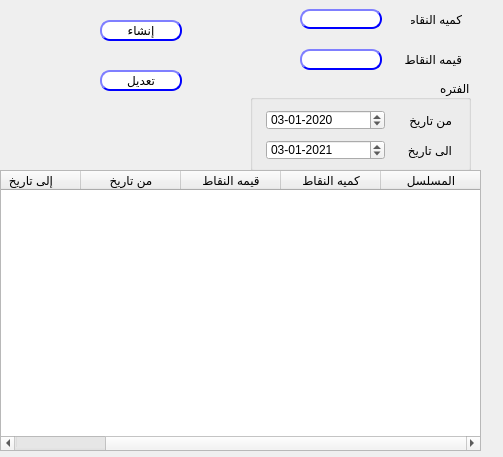
<?xml version="1.0" encoding="UTF-8"?>
<ui version="4.0">
 <class>Dialog</class>
 <widget class="QDialog" name="Dialog">
  <property name="geometry">
   <rect>
    <x>0</x>
    <y>0</y>
    <width>503</width>
    <height>457</height>
   </rect>
  </property>
  <property name="windowTitle">
   <string>Dialog</string>
  </property>
  <widget class="QLineEdit" name="Qline_barcode">
   <property name="geometry">
    <rect>
     <x>300</x>
     <y>9</y>
     <width>82</width>
     <height>20</height>
    </rect>
   </property>
   <property name="styleSheet">
    <string notr="true">QLineEdit{
                                        background-color: white;
                                        border-style: outset;
                                        border-width: 2px;
                                        border-radius: 10px;
                                        border-color: blue;
                                        min-width: 6em;
                                        }
                                        QLineEdit:hover {
                                        background: qradialgradient(
                                        cx: 0.3, cy: -0.4, fx: 0.3, fy: -0.4,
                                        radius: 1.35, stop: 0 #fff, stop: 1 #bbb
                                        );
                                        }
                                       QLineEdit:pressed {
                                        border-style: inset;
                                        background: qradialgradient(
                                        cx: 0.4, cy: -0.1, fx: 0.4, fy: -0.1,
                                        radius: 1.35, stop: 0 #fff, stop: 1 #ddd
                                        );
                                        }
                                    </string>
   </property>
  </widget>
  <widget class="QPushButton" name="BTN_createCustGp">
   <property name="geometry">
    <rect>
     <x>100</x>
     <y>20</y>
     <width>82</width>
     <height>21</height>
    </rect>
   </property>
   <property name="styleSheet">
    <string notr="true">QPushButton{
                                        background-color: white;
                                        border-style: outset;
                                        border-width: 2px;
                                        border-radius: 10px;
                                        border-color: blue;
                                        min-width: 6em;
                                        }
                                        QPushButton:hover {
                                        background: qradialgradient(
                                        cx: 0.3, cy: -0.4, fx: 0.3, fy: -0.4,
                                        radius: 1.35, stop: 0 #fff, stop: 1 #bbb
                                        );
                                        }
                                        QPushButton:pressed {
                                        border-style: inset;
                                        background: qradialgradient(
                                        cx: 0.4, cy: -0.1, fx: 0.4, fy: -0.1,
                                        radius: 1.35, stop: 0 #fff, stop: 1 #ddd
                                        );
                                        }
                                    </string>
   </property>
   <property name="text">
    <string>إنشاء</string>
   </property>
  </widget>
  <widget class="QGroupBox" name="groupBox_2">
   <property name="geometry">
    <rect>
     <x>250</x>
     <y>80</y>
     <width>221</width>
     <height>91</height>
    </rect>
   </property>
   <property name="layoutDirection">
    <enum>Qt::RightToLeft</enum>
   </property>
   <property name="title">
    <string>الفتره</string>
   </property>
   <widget class="QLabel" name="label_9">
    <property name="geometry">
     <rect>
      <x>121</x>
      <y>30</y>
      <width>81</width>
      <height>20</height>
     </rect>
    </property>
    <property name="text">
     <string>من تاريخ</string>
    </property>
   </widget>
   <widget class="QLabel" name="label_10">
    <property name="geometry">
     <rect>
      <x>131</x>
      <y>60</y>
      <width>71</width>
      <height>20</height>
     </rect>
    </property>
    <property name="text">
     <string>الى تاريخ</string>
    </property>
   </widget>
   <widget class="QDateEdit" name="Qdate_to">
    <property name="geometry">
     <rect>
      <x>16</x>
      <y>60</y>
      <width>119</width>
      <height>20</height>
     </rect>
    </property>
    <property name="layoutDirection">
     <enum>Qt::LeftToRight</enum>
    </property>
    <property name="autoFillBackground">
     <bool>false</bool>
    </property>
    <property name="displayFormat">
     <string>dd-MM-yyyy</string>
    </property>
    <property name="date">
     <date>
      <year>2021</year>
      <month>1</month>
      <day>3</day>
     </date>
    </property>
   </widget>
   <widget class="QDateEdit" name="Qdate_from">
    <property name="geometry">
     <rect>
      <x>16</x>
      <y>30</y>
      <width>119</width>
      <height>20</height>
     </rect>
    </property>
    <property name="layoutDirection">
     <enum>Qt::LeftToRight</enum>
    </property>
    <property name="displayFormat">
     <string>dd-MM-yyyy</string>
    </property>
    <property name="date">
     <date>
      <year>2020</year>
      <month>1</month>
      <day>3</day>
     </date>
    </property>
   </widget>
  </widget>
  <widget class="QPushButton" name="BTN_modifyCustGp">
   <property name="geometry">
    <rect>
     <x>100</x>
     <y>70</y>
     <width>82</width>
     <height>21</height>
    </rect>
   </property>
   <property name="styleSheet">
    <string notr="true">QPushButton{
                                        background-color: white;
                                        border-style: outset;
                                        border-width: 2px;
                                        border-radius: 10px;
                                        border-color: blue;
                                        min-width: 6em;
                                        }
                                        QPushButton:hover {
                                        background: qradialgradient(
                                        cx: 0.3, cy: -0.4, fx: 0.3, fy: -0.4,
                                        radius: 1.35, stop: 0 #fff, stop: 1 #bbb
                                        );
                                        }
                                        QPushButton:pressed {
                                        border-style: inset;
                                        background: qradialgradient(
                                        cx: 0.4, cy: -0.1, fx: 0.4, fy: -0.1,
                                        radius: 1.35, stop: 0 #fff, stop: 1 #ddd
                                        );
                                        }
                                    </string>
   </property>
   <property name="text">
    <string>تعديل</string>
   </property>
  </widget>
  <widget class="QLineEdit" name="Qline_barcode_2">
   <property name="enabled">
    <bool>false</bool>
   </property>
   <property name="geometry">
    <rect>
     <x>300</x>
     <y>49</y>
     <width>82</width>
     <height>21</height>
    </rect>
   </property>
   <property name="styleSheet">
    <string notr="true">QLineEdit{
                                        background-color: white;
                                        border-style: outset;
                                        border-width: 2px;
                                        border-radius: 10px;
                                        border-color: blue;
                                        min-width: 6em;
                                        }
                                        QLineEdit:hover {
                                        background: qradialgradient(
                                        cx: 0.3, cy: -0.4, fx: 0.3, fy: -0.4,
                                        radius: 1.35, stop: 0 #fff, stop: 1 #bbb
                                        );
                                        }
                                       QLineEdit:pressed {
                                        border-style: inset;
                                        background: qradialgradient(
                                        cx: 0.4, cy: -0.1, fx: 0.4, fy: -0.1,
                                        radius: 1.35, stop: 0 #fff, stop: 1 #ddd
                                        );
                                        }
                                    </string>
   </property>
  </widget>
  <widget class="QLabel" name="label_15">
   <property name="geometry">
    <rect>
     <x>401</x>
     <y>49</y>
     <width>61</width>
     <height>20</height>
    </rect>
   </property>
   <property name="text">
    <string>قيمه النقاط</string>
   </property>
  </widget>
  <widget class="QTableWidget" name="Qtable_custGP">
   <property name="geometry">
    <rect>
     <x>0</x>
     <y>170</y>
     <width>481</width>
     <height>281</height>
    </rect>
   </property>
   <property name="layoutDirection">
    <enum>Qt::RightToLeft</enum>
   </property>
   <column>
    <property name="text">
     <string>المسلسل</string>
    </property>
   </column>
   <column>
    <property name="text">
     <string>كميه النقاط</string>
    </property>
   </column>
   <column>
    <property name="text">
     <string>قيمه النقاط</string>
    </property>
   </column>
   <column>
    <property name="text">
     <string>من تاريخ</string>
    </property>
   </column>
   <column>
    <property name="text">
     <string>إلى تاريخ</string>
    </property>
   </column>
  </widget>
  <widget class="QLabel" name="label_14">
   <property name="geometry">
    <rect>
     <x>411</x>
     <y>9</y>
     <width>51</width>
     <height>20</height>
    </rect>
   </property>
   <property name="text">
    <string>كميه النقاط</string>
   </property>
  </widget>
 </widget>
 <resources/>
 <connections/>
</ui>
